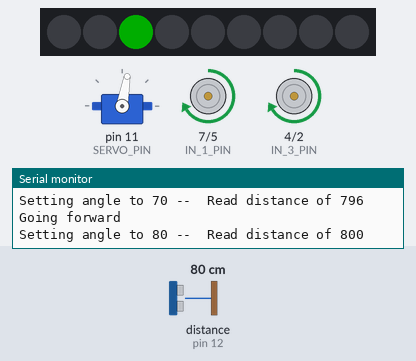
A sketch run on a simulated Arduino Uno, built with avr-gcc and run on an emulated ATmega328P. On the bench: servo, 9 RGB LEDs in strip order, left to right, motor-driver pin pairs drawn as motors (green arrow = first pin HIGH = forward, orange = second pin HIGH = backward, longer = more drive, scaled by the enable pin), the last lines printed to the serial monitor. Wiring (inferred from the names in the program): ultrasonic range finder: trigger pin 13; echo pin 12. The test bench sets the inputs (shaded band); at power-on: distance to the obstacle (sensor on pin 12) 80 cm. The echo pulse lasts 58.3 µs per cm; dim RGB values are drawn brighter than linear; random numbers use the default seed unless the sketch sets one.

Above: at 10.42 s.
11.4 s: distance to the obstacle (sensor on pin 12) set to 39 cm
13.3 s: distance to the obstacle (sensor on pin 12) set to 32 cm
At 14.4 s:
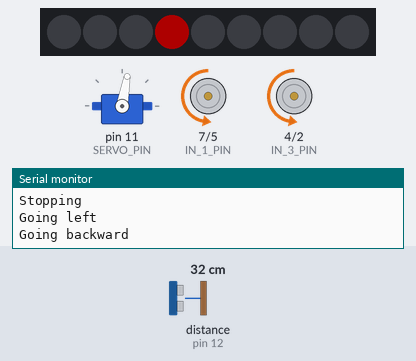
16.1 s: distance to the obstacle (sensor on pin 12) set to 120 cm
At 17.41 s:
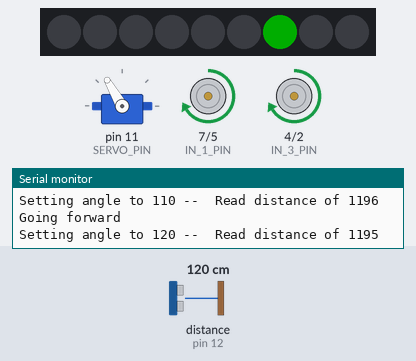
17.9 s: distance to the obstacle (sensor on pin 12) set to 2 cm
At 18.35 s:
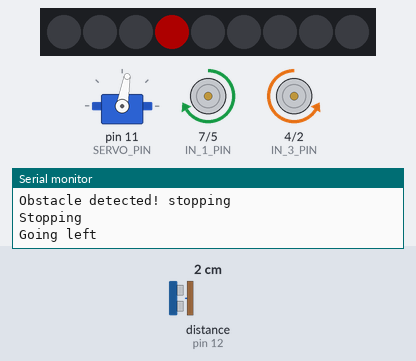
20.8 s: distance to the obstacle (sensor on pin 12) set to 60 cm
At 22.12 s:
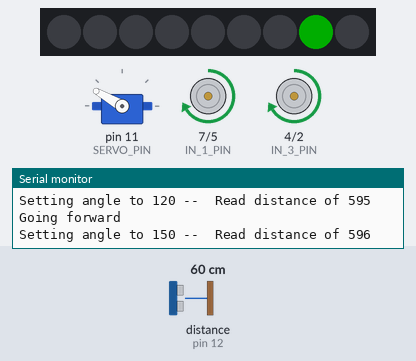
Timing chart, 0 to 24.6 s (numbered marks = the images above; inputs shaded):
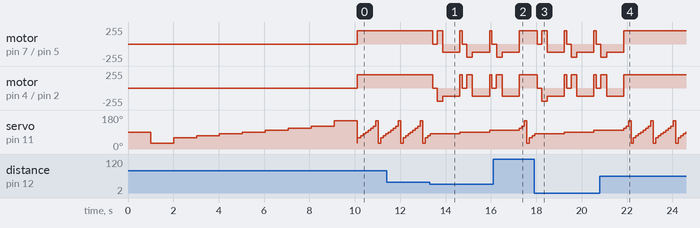

The sketch:

robo-car.ino
```cpp
#include <Servo.h>
#include <Adafruit_NeoPixel.h>
#include "motor.h"


#define NUM_ANGLES 9 // num of angles to scan
#define ANGLES (int[]) { 30, 60, 70, 80, 90, 100, 110, 120, 150 } //angles to scan

// Ultrasonic Module pins
#define TRIG_PIN 13 // 10 microsecond high pulse causes chirp , wait 50 us
#define ECHO_PIN 12 // Width of high pulse indicates distance

// NeoPixel setup
#define LED_PIN A0 //pin for the NeoPixel LED strand
#define LED_COUNT NUM_ANGLES //length of the NeoPixel LED strand
#define BRIGHTNESS 50 // Set BRIGHTNESS to about 1/5 (max = 255)

// Servo motor that aims ultrasonic sensor .
#define SERVO_PIN 11 // PWM output for hobby servo

// Motor control pins : L298N H bridge
#define EN_A_PIN 6 // Left motor PWM speed control
#define IN_1_PIN 7 // Left motor Direction 1
#define IN_2_PIN 5 // Left motor Direction 2
#define IN_3_PIN 4 // Right motor Direction 1
#define IN_4_PIN 2 // Right motor Direction 2
#define EN_B_PIN 3 // Right motor PWM speed control

Servo servo;

// Declare our NeoPixel strip object:
Adafruit_NeoPixel strip(LED_COUNT, LED_PIN, NEO_GRB);

Motor RIGHT_MOTOR = { IN_1_PIN, IN_2_PIN, EN_A_PIN };
Motor LEFT_MOTOR =  { IN_3_PIN, IN_4_PIN, EN_B_PIN };

// main
unsigned int currentAngleIndex;
unsigned int currentDistance;

void setup() {

  Serial.begin(9600);
  Serial.print("In Setup!\n");
  pinMode(TRIG_PIN, OUTPUT);
  pinMode(ECHO_PIN, INPUT);
  digitalWrite(TRIG_PIN , LOW);
  pinMode(EN_A_PIN, OUTPUT);
  pinMode(IN_1_PIN, OUTPUT);
  pinMode(IN_2_PIN, OUTPUT);
  pinMode(IN_3_PIN, OUTPUT);
  pinMode(IN_4_PIN, OUTPUT);
  pinMode(EN_B_PIN, OUTPUT);
  servo.attach(SERVO_PIN);
  servo.write (90);
  motorStop();

  strip.begin();
  strip.show();
  strip.setBrightness(BRIGHTNESS);

  //testMotors();
  delay(1000);

  for (int i = 0; i < NUM_ANGLES; i++) {
    readDistance(ANGLES[i]);
    setAngleWhite(i);
    delay(1000);
  }

  currentAngleIndex = 0;
  currentDistance = readDistance(ANGLES[currentAngleIndex]);

  motorGoForward(FULL_SPEED);


}


void loop() {
    if (currentDistance < 350) {
      Serial.print("Obstacle detected! stopping\n");
      setAngleRed(currentAngleIndex);
      motorStop();
      delay(200);

      unsigned int angle = ANGLES[currentAngleIndex];

      if (angle > 90 || (angle == 90 && random(2))) {
        motorTurnRight(FULL_SPEED);
      } else {
        motorTurnLeft(FULL_SPEED);
      }

      delay(250);
      motorGoBackward(HALF_SPEED);
      delay(750);
    } else {
      setAngleGreen(currentAngleIndex);
    }

    motorGoForward(FULL_SPEED);

    currentAngleIndex++;
    currentAngleIndex %= NUM_ANGLES;
    currentDistance = readDistance(ANGLES[currentAngleIndex]);
    delay(100 );
}

int setAngleWhite(int index) {
  setPixelColor(index, strip.Color(255, 255, 255));
}

int setAngleRed(int index) {
  setPixelColor(index, strip.Color(255, 0, 0));
}

int setAngleGreen(int index) {
  setPixelColor(index, strip.Color(0, 255, 0));
}

int setPixelColor(int index, uint32_t color) {
  uint32_t off = strip.Color(0, 0, 0);
  for(int i=0; i<strip.numPixels(); i++) {
    strip.setPixelColor(i, i == index ? color : off);
    strip.show();
  }

}

int getSpeedValue(enum Speed speed) {
  switch (speed) {
    case FULL_SPEED: return 200;
    case HALF_SPEED: return 127;
    case QUARTER_SPEED: return 63;
  }
  return 0;
}

void motor(Motor motor, enum Direction direction, enum Speed speed)
{
  digitalWrite(motor.forwardPin , direction == FORWARD ? HIGH : LOW );
  digitalWrite(motor.backwardsPin, direction == BACKWARD ? HIGH : LOW );
  analogWrite(motor.speedPin, getSpeedValue(speed) );
}

void motorGoForward(enum Speed speed) {
  Serial.print("Going forward\n");
  motor(LEFT_MOTOR, FORWARD, speed);
  motor(RIGHT_MOTOR, FORWARD, speed);
}

void motorGoBackward(enum Speed speed) {
  Serial.print("Going backward\n");
  motor(LEFT_MOTOR, BACKWARD, speed);
  motor(RIGHT_MOTOR, BACKWARD, speed);
}


void motorStop() {
  Serial.print("Stopping\n");
  motor(LEFT_MOTOR, FORWARD, STOP);
  motor(RIGHT_MOTOR, FORWARD, STOP);
}

void motorTurnRight(enum Speed speed) {
  Serial.print("Going right\n");
  motor(LEFT_MOTOR, FORWARD, speed);
  motor(RIGHT_MOTOR, BACKWARD, speed);
}


void motorTurnLeft(enum Speed speed) {
  Serial.print("Going left\n");
  motor(LEFT_MOTOR, BACKWARD, speed);
  motor(RIGHT_MOTOR, FORWARD, speed);
}


unsigned int readDistance() {
  digitalWrite ( TRIG_PIN , HIGH );
  delayMicroseconds (10);
  digitalWrite ( TRIG_PIN , LOW );
  unsigned long period = pulseIn ( ECHO_PIN, HIGH );
  unsigned int distance = period * 343 / 2000;
  Serial.print("Read distance of ");
  Serial.print(distance);
  Serial.print("\n");
  return distance;
}

unsigned int readDistance(unsigned int angle) {
  servo.write(angle);
  Serial.print("Setting angle to ");
  Serial.print(angle);
  Serial.print(" --  ");
  return readDistance();
}

void testMotors()
{
  Serial.print("Starting test\n");
  delay(1000);

  motorGoForward(FULL_SPEED);
  delay(2500);

  motorTurnRight(HALF_SPEED);
  delay(500);
  motorGoForward(FULL_SPEED);
  delay(2500);

  motorStop();
  delay(1000);

  motorGoBackward(FULL_SPEED);
  delay(2500);
  motorStop();
  delay(1000);
  Serial.print("Ending test\n");
}
```

motor.h
```cpp
enum Direction { FORWARD, BACKWARD };
enum Speed { FULL_SPEED, HALF_SPEED, QUARTER_SPEED, STOP };

struct Motor {
  unsigned int forwardPin;
  unsigned int backwardsPin;
  unsigned int speedPin;
};

void motor(Motor motor, enum Direction direction, enum Speed speed);
```

Measured:
- the behaviour switches between 36 and 35 cm on distance to the obstacle (sensor on pin 12) (found by bisection; images 0 and 1)
- by itself, servo on pin 11 (SERVO_PIN): repeats every 0.99 s: 120° 0.11 s, 150° 0.11 s, 30° 0.11 s, 60° 0.11 s, 70° 0.11 s, 80° 0.11 s, 90° 0.11 s, 100° 0.11 s, 110° 0.11 s
- what the display in image 1 shows lasts 1.3 s, from 13.4 s to 14.7 s
